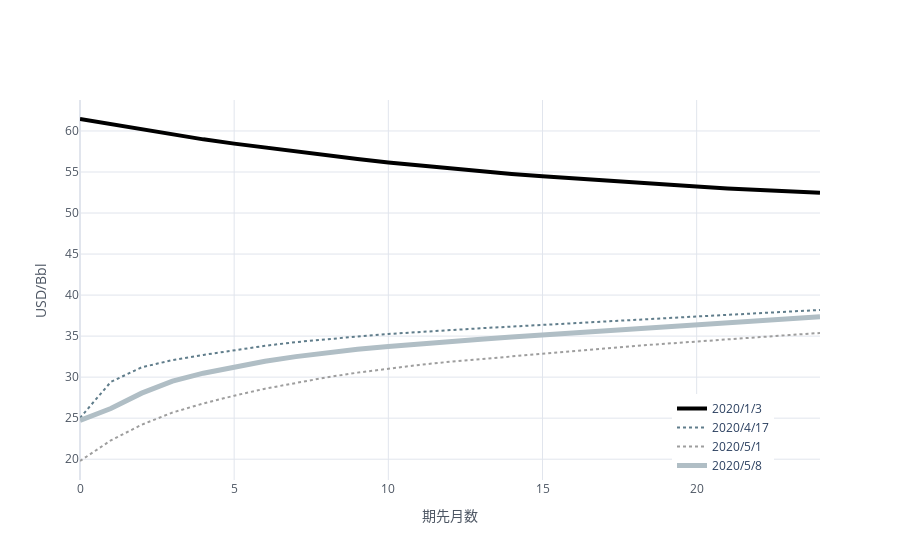

Notebook code cell kept with this figure:
### Code cell
F_CL_Curv_3.iplot(yTitle='USD/Bbl',xTitle=('期先月数'),
                    colors=color,
                    width=width,
                    dash=dash,
                    legend =dict(x=0.8,y=0)
                )

### Figure 1 — Plotly figure (JSON) as saved in the notebook; plotly's stock layout.template omitted (floating-point values rounded to 4 significant figures)
{"data": [{"line": {"color": "black", "dash": "solid", "shape": "linear", "width": 4}, "mode": "lines", "name": "2020/1/3", "text": "", "type": "scatter", "x": [0, 1, 2, 3, 4, 5, 6, 7, 8, 9, 10, 11, 12, 13, 14, 15, 16, 17, 18, 19, 20, 21, 22, 23, 24], "y": [61.46, 60.83, 60.18, 59.55, 58.98, 58.46, 57.97, 57.48, 57.02, 56.58, 56.17, 55.8, 55.46, 55.1, 54.77, 54.47, 54.2, 53.96, 53.74, 53.47, 53.22, 53, 52.81, 52.63, 52.47]}, {"line": {"color": "#607D8B", "dash": "dot", "shape": "linear", "width": 2}, "mode": "lines", "name": "2020/4/17", "text": "", "type": "scatter", "x": [0, 1, 2, 3, 4, 5, 6, 7, 8, 9, 10, 11, 12, 13, 14, 15, 16, 17, 18, 19, 20, 21, 22, 23, 24], "y": [25.03, 29.42, 31.2, 32.08, 32.71, 33.3, 33.82, 34.27, 34.65, 34.95, 35.26, 35.52, 35.76, 35.96, 36.16, 36.37, 36.59, 36.82, 37.05, 37.22, 37.39, 37.59, 37.78, 37.99, 38.19]}, {"line": {"color": "#9E9E9E", "dash": "dot", "shape": "linear", "width": 2}, "mode": "lines", "name": "2020/5/1", "text": "", "type": "scatter", "x": [0, 1, 2, 3, 4, 5, 6, 7, 8, 9, 10, 11, 12, 13, 14, 15, 16, 17, 18, 19, 20, 21, 22, 23, 24], "y": [19.78, 22.29, 24.2, 25.69, 26.79, 27.74, 28.59, 29.32, 29.98, 30.55, 31.05, 31.49, 31.88, 32.22, 32.54, 32.86, 33.18, 33.49, 33.81, 34.09, 34.36, 34.61, 34.87, 35.13, 35.38]}, {"line": {"color": "#B0BEC5", "dash": "solid", "shape": "linear", "width": 5}, "mode": "lines", "name": "2020/5/8", "text": "", "type": "scatter", "x": [0, 1, 2, 3, 4, 5, 6, 7, 8, 9, 10, 11, 12, 13, 14, 15, 16, 17, 18, 19, 20, 21, 22, 23, 24], "y": [24.74, 26.17, 28.05, 29.51, 30.48, 31.27, 31.94, 32.5, 32.98, 33.39, 33.74, 34.07, 34.37, 34.63, 34.89, 35.14, 35.4, 35.68, 35.97, 36.21, 36.43, 36.66, 36.9, 37.13, 37.35]}], "layout": {"legend": {"x": 0.8, "y": 0}, "paper_bgcolor": "#FFFFFF", "plot_bgcolor": "#FFFFFF", "showlegend": true, "title": {"font": {"color": "#4D5663"}}, "xaxis": {"gridcolor": "#E1E5ED", "showgrid": true, "tickfont": {"color": "#4D5663"}, "title": {"font": {"color": "#4D5663"}, "text": "期先月数"}, "zerolinecolor": "#E1E5ED"}, "yaxis": {"gridcolor": "#E1E5ED", "showgrid": true, "tickfont": {"color": "#4D5663"}, "title": {"font": {"color": "#4D5663"}, "text": "USD/Bbl"}, "zerolinecolor": "#E1E5ED"}}}
